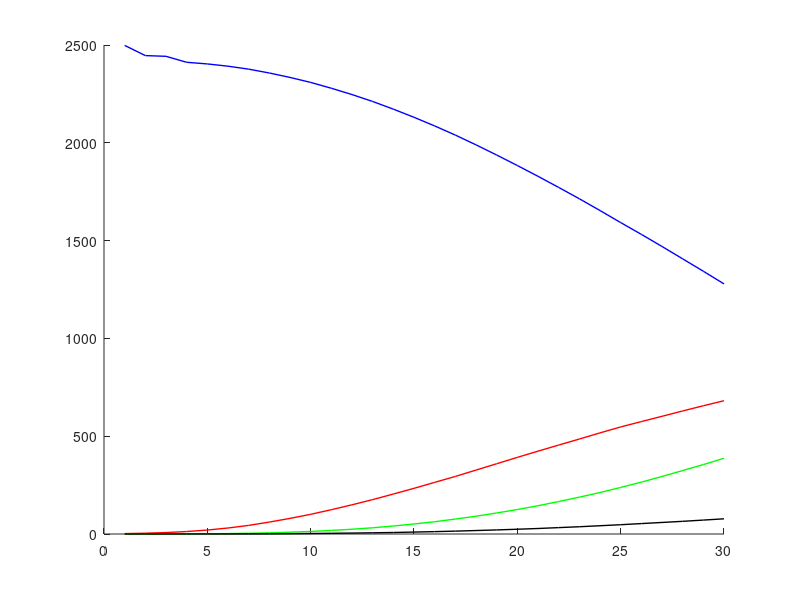
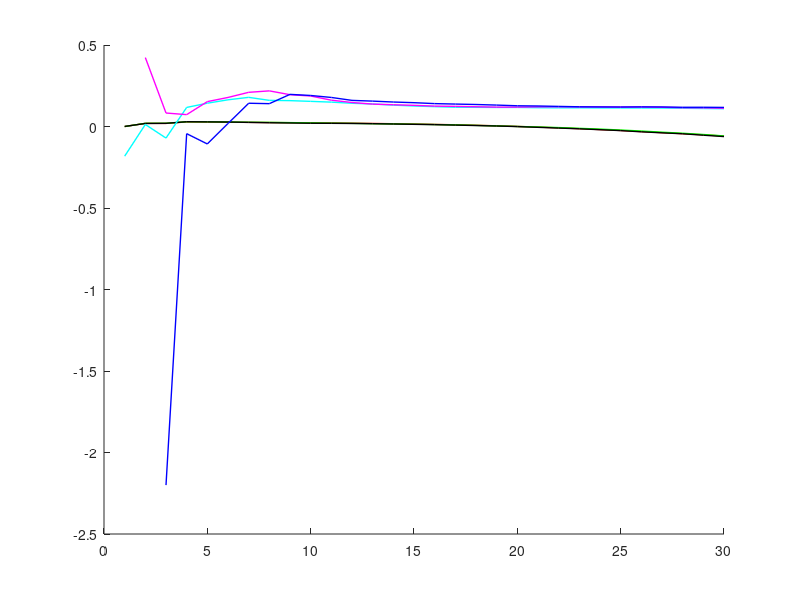

MATLAB code for these plots, in order:
%SIRD model
clear

size=50; %side length of square

days=30;

infection_rate=.1; %the rate that each additional neighbor multiplies the infection by
infection_radius=3; %how much taxicab distance away someone can be and still infect
infection_factor=2; %chance goes down by a factor of this for every further distance
death_chance=.01;
recovery_chance=.05;
long_connections=5; %how many "longer distance" connections can infect people

times=100; %ensemble only

%setting up infection mechanism
for radius=1:infection_radius
  for x_offset=0:radius
    infection_matrix(infection_radius+1+x_offset,infection_radius+1+radius-x_offset)=1/infection_factor^(radius-1); 
    infection_matrix(infection_radius+1-x_offset,infection_radius+1+radius-x_offset)=1/infection_factor^(radius-1);
    infection_matrix(infection_radius+1+x_offset,infection_radius+1-radius+x_offset)=1/infection_factor^(radius-1);
    infection_matrix(infection_radius+1-x_offset,infection_radius+1-radius+x_offset)=1/infection_factor^(radius-1);    
  endfor
endfor

for iter=1:times
  lattice_si=zeros(size,size);
  lattice_rd=zeros(size,size); %0 is susceptible

  initial_infections=1;

  for x=1:initial_infections
    initial_x=floor(size*rand())+1; %first position of infected
    initial_y=floor(size*rand())+1;
    lattice_si(initial_x,initial_y)=1; %1 is infected
  endfor

  for j=1:days
    i=rand(size);
    lattice_si_temp=lattice_si;
      
    lattice_neighbors=infection_rate*conv2(lattice_si,infection_matrix,"same")-i;
    lattice_si_temp=lattice_si | (lattice_neighbors>0);
    lattice_rd=lattice_rd+3*(lattice_si.*(i>(1-death_chance))) + 2*(lattice_si.*(i<recovery_chance));
    lattice_si=lattice_si_temp & not(lattice_rd);
    
    end_s(j,iter)=sum(sum((lattice_si+lattice_rd)==0));
    end_i(j,iter)=sum(sum((lattice_si+lattice_rd)==1));
    end_r(j,iter)=sum(sum((lattice_si+lattice_rd)==2));
    end_d(j,iter)=sum(sum((lattice_si+lattice_rd)==3));
    
    if any(any(lattice_si))==0
      break
    endif
  endfor
endfor

%statistics
for j=1:days
  end_s_average(j)=sum(end_s(j,:))/times;
  end_i_average(j)=sum(end_i(j,:))/times;
  end_r_average(j)=sum(end_r(j,:))/times;
  end_d_average(j)=sum(end_d(j,:))/times;
  end_si_average(j)=sum(end_s(j,:).*end_i(j,:))/times;
  end_sr_average(j)=sum(end_s(j,:).*end_r(j,:))/times;
  end_sd_average(j)=sum(end_s(j,:).*end_d(j,:))/times;
  end_ir_average(j)=sum(end_i(j,:).*end_r(j,:))/times;
  end_id_average(j)=sum(end_i(j,:).*end_d(j,:))/times;
  end_rd_average(j)=sum(end_r(j,:).*end_d(j,:))/times;
endfor

figure(1)
x=1:days;
hold on
plot(x,end_s_average(x),'b','LineWidth',1)
plot(x,end_i_average(x),'r','LineWidth',1)
plot(x,end_r_average(x),'g','LineWidth',1)
plot(x,end_d_average(x),'k','LineWidth',1)

figure(2)
hold on
plot(x,(end_si_average(x)-end_s_average(x).*end_i_average(x))./end_si_average(x),'r','LineWidth',1)
plot(x,(end_sr_average(x)-end_s_average(x).*end_r_average(x))./end_sr_average(x),'g','LineWidth',1)
plot(x,(end_sd_average(x)-end_s_average(x).*end_d_average(x))./end_sd_average(x),'k','LineWidth',1)
plot(x,(end_ir_average(x)-end_i_average(x).*end_r_average(x))./end_ir_average(x),'c','LineWidth',1)
plot(x,(end_id_average(x)-end_i_average(x).*end_d_average(x))./end_id_average(x),'m','LineWidth',1)
plot(x,(end_rd_average(x)-end_r_average(x).*end_d_average(x))./end_rd_average(x),'b','LineWidth',1)
